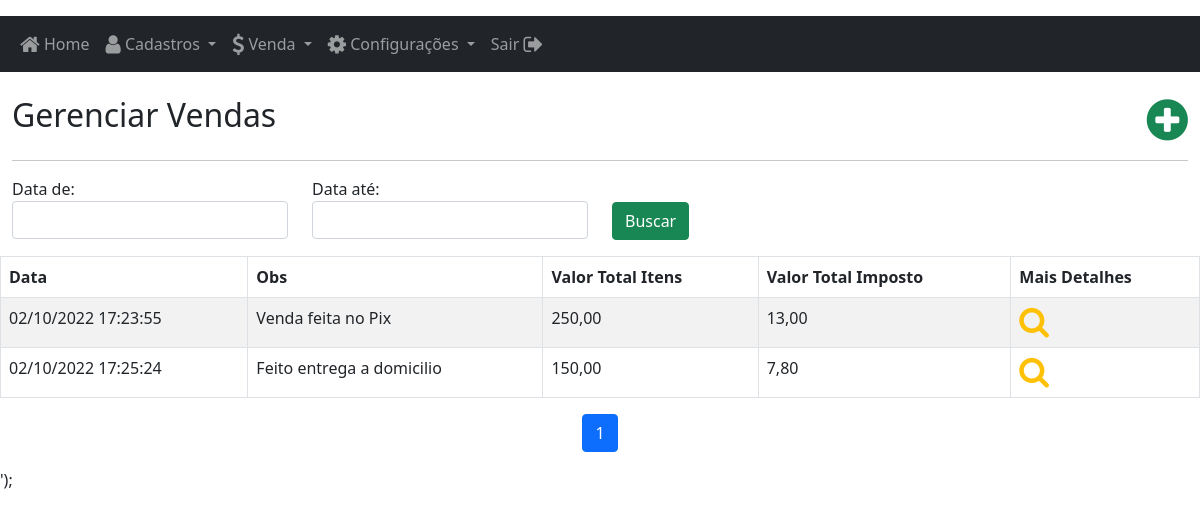
Screenshot of /?page=vizualizavenda (signed in) with the database file from the repository.
### tables this page shows
CREATE TABLE IF NOT EXISTS `venda` (
  `venda_id` int(10) unsigned zerofill NOT NULL AUTO_INCREMENT,
  `venda_data_emitida` datetime DEFAULT NULL,
  `venda_obs` text DEFAULT NULL,
  PRIMARY KEY (`venda_id`)
);

### model/venda.php (called while the page is built, shortened)
<?php
require_once '../lib/db.php';
class VendaModel extends Db
{
    public function findAll($busca, $pgn)
    {
        $sql = '';
        return $this->querypgn("SELECT *,
            (SELECT sum(venda_produto.venda_produto_valor * venda_produto.venda_produto_qtd) as total FROM venda_produto WHERE venda_produto.venda_id = venda.venda_id) as total,
            (SELECT sum((venda_produto.venda_produto_valor * venda_produto.venda_produto_qtd) * (venda_produto.venda_produto_percentual / 100)) FROM venda_produto WHERE venda_produto.venda_id = venda.venda_id) as totalimpostos
            FROM venda
            WHERE venda.venda_id IS NOT NULL
            $sql
            ORDER BY venda.venda_data_emitida ASC", $pgn, 8, 4);
    }
}

### controller/vizualizavenda.php (the view, shortened to what this page needs)
<?php
require_once '../model/venda.php';
class vizualizavendaController
{
    private $page = 'vizualizavenda';
    function index()
    {
        $html = file_get_contents("../view/{$this->page}/index.phtml");
        $model = new VendaModel();
        $replace = array('page' => $this->page);
        $pgn = Util::getParam('pgn');
        $busca['de'] = Util::getPost('de');
        $busca['ate'] = Util::getPost('ate');
        $replace = array_merge($replace, $busca);
        $rtn = $model->findAll($busca, $pgn);
        $trs = '';
        foreach ($rtn['dados'] as $value) {
            $acoes = '<a href="?page=' . $this->page . '&action=info&codigo=' . $value['venda_id'] . '" class="text-warning" title="Editar"><i class="fa fa-search fa-2x " aria-hidden="true"></i></a>';
            $trs .= util::replaceArrToTr(null, array(
                util::datetimeFormat($value['venda_data_emitida'], 'grid'),
                $value['venda_obs'],
                util::intToMoney($value['total']),
                util::intToMoney($value['totalimpostos']),
                $acoes
            ));
        }
        $replace['table_dados'] = $trs;
        $replace['paginacao'] = $rtn['paginacao'];
        return Util::replaceArrtoString($html, $replace);
    }
}

### lib/util.php (shortened to what this page needs)
<?php
class Util
{
    public static function replaceArrToTr($id = '', $array)
    {
        $td = '';
        if (is_array($array)) {
            foreach ($array as $key => $value) {
                $idtd = !empty($id) ? " id='$key-$id'" : '';
                $td .= "<td $idtd>$value</td>";
            }
        }
        return "<tr id='$id'>" . $td . "</tr>";
    }
    public static function getParam($nome)
    {
        return isset($_GET[$nome]) ? $_GET[$nome] : '';
    }
    public static function getPost($nome)
    {
        return isset($_POST[$nome]) ? $_POST[$nome] : '';
    }
}

### rows the page displays
venda: value "02/10/2022 17:23:55", value "Venda feita no Pix", value "250,00", value "13,00"
venda: value "02/10/2022 17:25:24", value "Feito entrega a domicilio", value "150,00", value "7,80"

### other values shown
$pgn + 1 "1"
